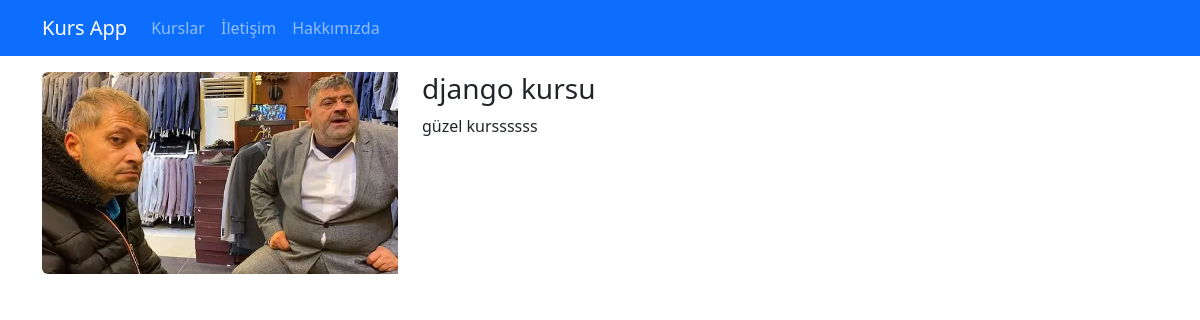
Screenshot of /kurslar/django-kursu with the database file from the repository.
### courses/models.py (models this page shows, shortened)
class Course(models.Model):
    title = models.CharField(max_length=50)
    description = models.TextField()
    imageUrl = models.CharField(max_length=50, blank=False)
    date =  models.DateField(auto_now=True)#auto_now olabilirdi
    isActive = models.BooleanField()
    slug = models.SlugField(default="", blank=True, editable=True, null=False, unique=True, db_index=True)
    category = models.ForeignKey(Categories, on_delete=models.CASCADE, default=1, related_name="kurslar")

### courses/views.py (the view)
# urls.py: path("<slug:slug>", views.details, name='course_details'),
def details(request, slug):
    try:
        course = Course.objects.get(slug=slug)
        context = {
            'course': course
        }
        return render(request, 'courses/details.html', context)
    except:
        raise Http404()

### courses/templates/courses/details.html (shortened to what this page needs)
{% extends 'layout.html' %}
{% load static %}
{% block css_files %} <link rel="stylesheet" href="{% static 'courses/css/style.css' %}"> {% endblock css_files %}
{% block content %}
<div class="container mt-3">
    <div class="row">
        <div class="col-4">
            <img class="img-fluid rounded-start" src="{% static 'courses/img/'|add:course.imageUrl %}" alt="{{ course.title}}">
        </div>
        <div class="col-8">
           <h1 class="h3">{{ course.title}}</h1>
           <p> {{ course.description}}</p>
        </div>
    </div>
</div>
{% endblock content %}

### rows the page displays
Course: imageUrl (picture), title "django kursu", description "güzel kurssssss"
